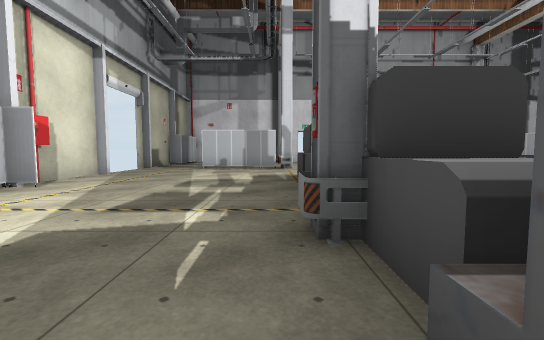
[1] (above)

22 first-person views from a walk through a 3-D level made in the Unity game engine. The camera is 1.2 m above the floor, tilts 4° down and sees 90° across. Doors are open. The floor is counted in squares, 2 m on a side. Each view is taken from the middle of a square. On the plan, view 1 faces up. The plan holds only what a view shows up to about 9 squares ahead; the rest is blank. Some animated figures are not drawn. Some surface patterns are stand-ins.

[2]
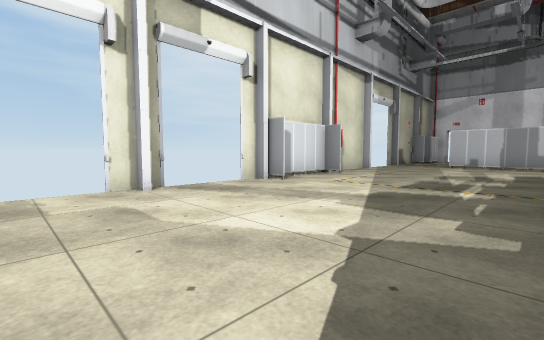

[3]
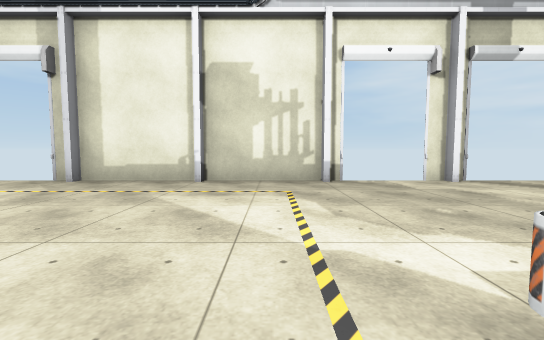

[4]
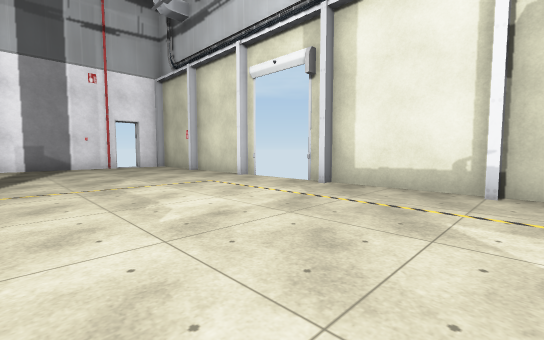

[5]
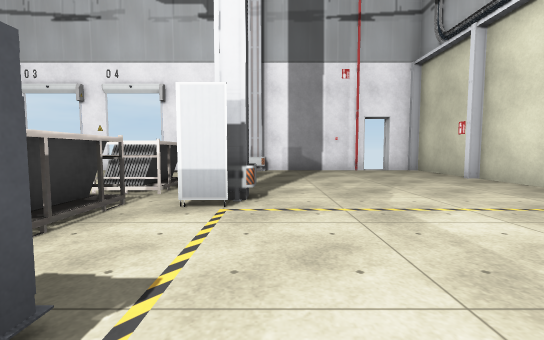

[6]
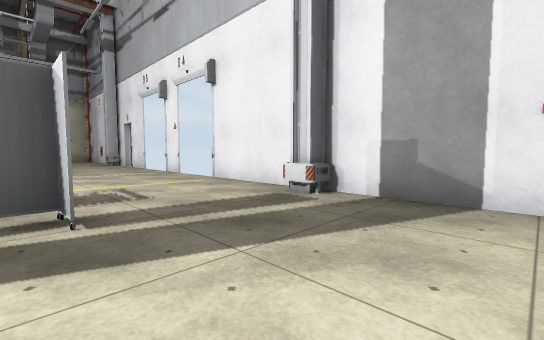

[7]
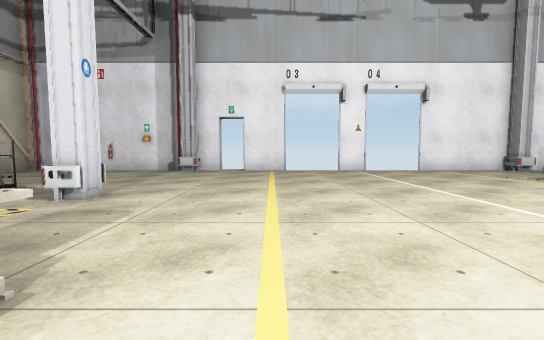

[8]
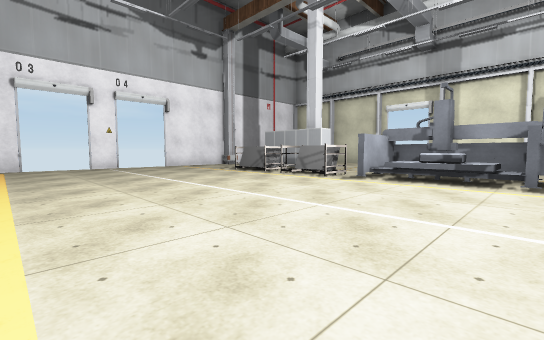

[9]
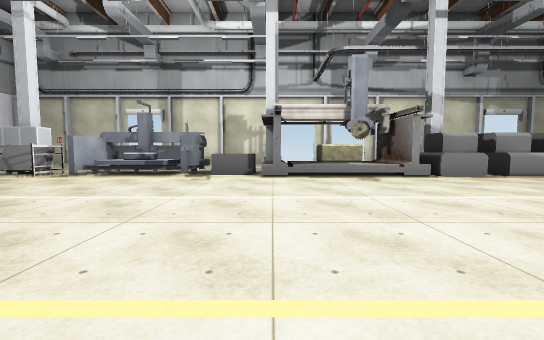

[10]
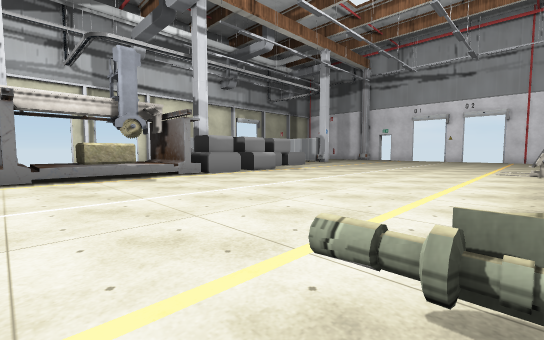

[11]
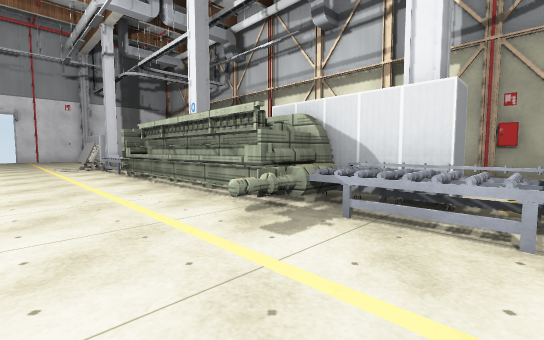

[12]
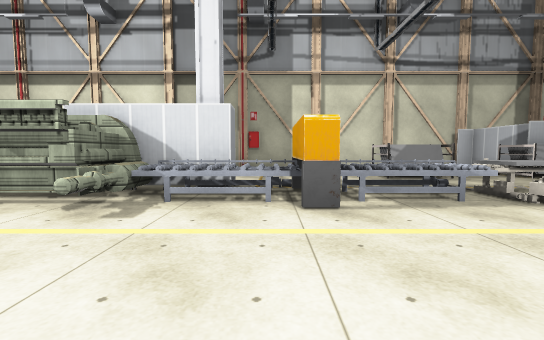

[13]
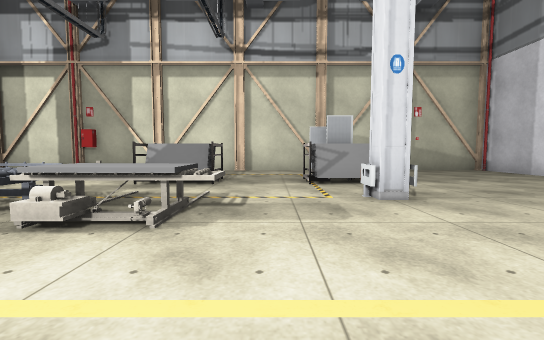

[14]
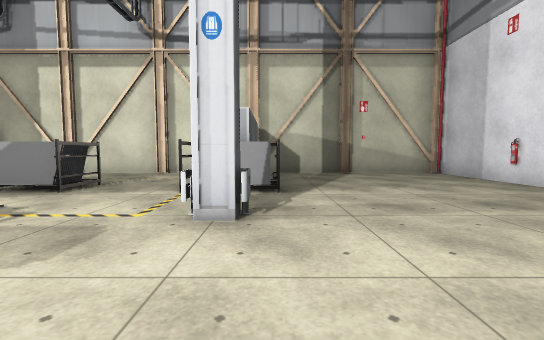

[15]
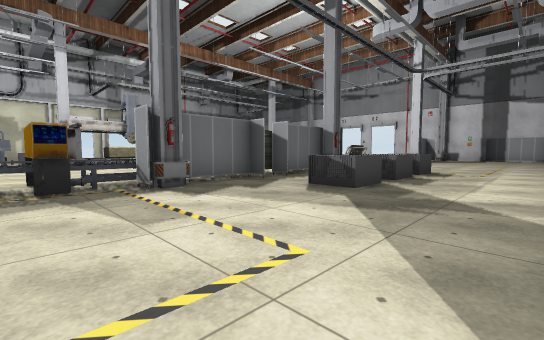

[16]
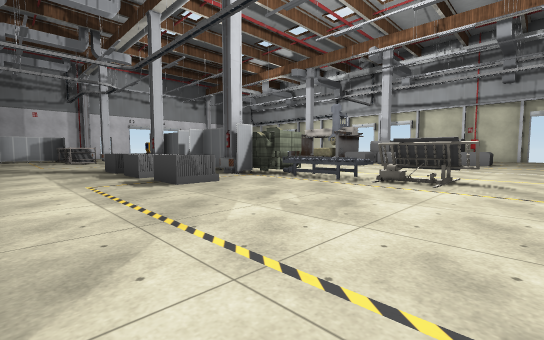

[17]
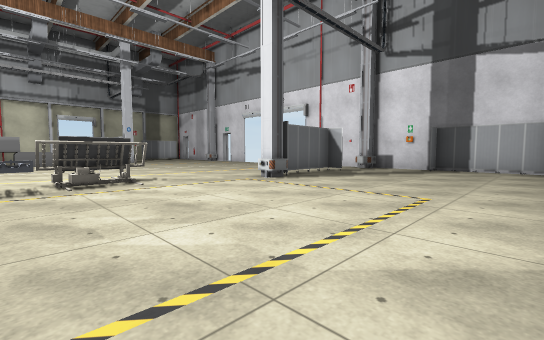

[18]
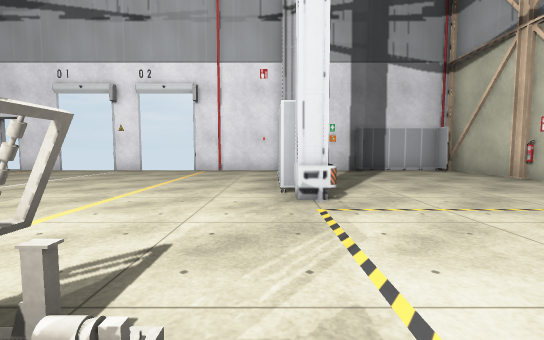

[19]
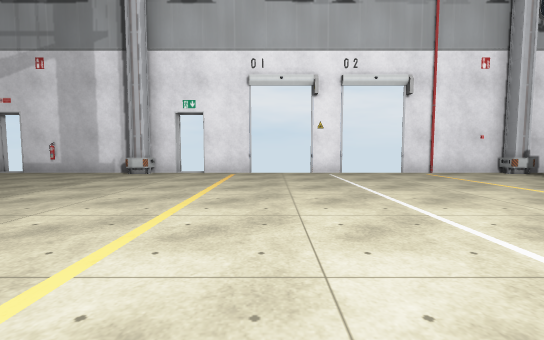

[20]
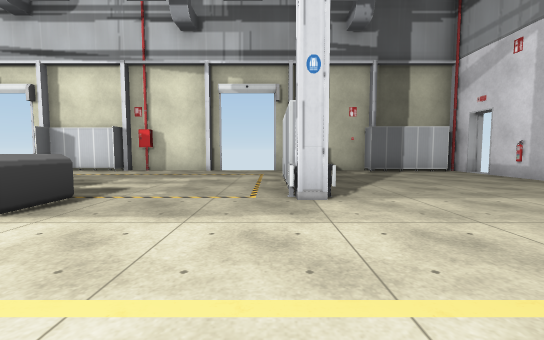

[21]
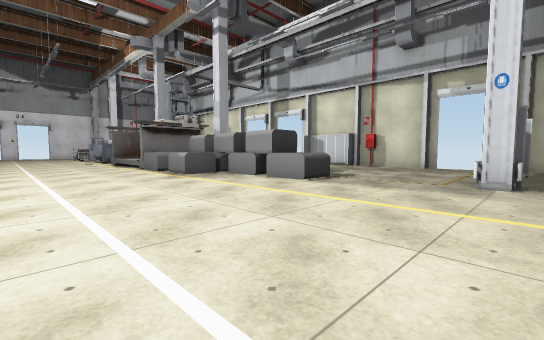

[22]
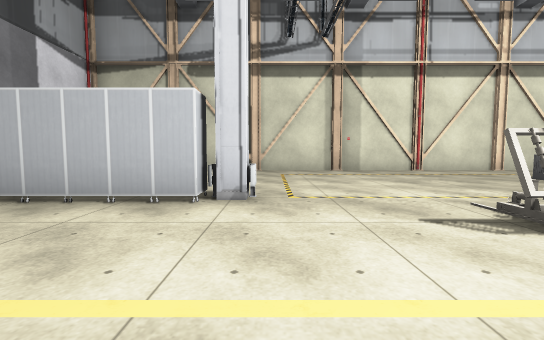

### Floor plan
Key: @ floor where view 1 was taken; # wall or solid block; . main floor; : floor 0.5 m higher than the main floor; / step, stairs or slope; D open door; ^ raised ledge; E fire extinguisher; O other object.
Columns run from 5 left of view 1 to 16 right of it. Each row starts with its distance up from view 1.
 15  #D####D#DDDD########
 14  #.O.#...DDDD..#..#.##
 13  #...................#
 12 ##.............#....O#
 11 #..............#.....#
 10 #..............#.....#
  9 DD.###...............#
  8 DD...................#
  7 #.............O......#
  6 #.....^.......O......#
  5 #.....#.......OO.....#
  4 ##....#........O.....#
  3 #.....#^......##.O...#
  2 ##....#^......##.....#
  1 DD....OO......##.O...#
  0 DD...@ /......##.O...#
 -1 DD....O:......##.O...#
 -2 DD.... :......##.....#
 -3 #.....OO.......O.....#
 -4 #......O......OO.....#
 -5 #.....OOO......O.....#
 -6 #.....OO.......O..  .#
 -7 #.....OO.......O.OO..#
 -8 #.....OO.......O.....#
 -9 DD.....O.............#
-10 DD....##.........OO.##
-11 #.....#O.........#O###
-12 #.....##.............#
-13 #....................#
-14 #....................#
-15 #....#...DDDD..#..E..#
-16 ##D######DDDD#D#######

Where each view was taken, in squares from view 1:
view 1: 0 up, 0 right, facing up
view 2: 2 down, 0 right, facing up-left
view 3: 4 down, 1 right, facing left
view 4: 5 down, 0 right, facing down-left
view 5: 7 down, 0 right, facing down
view 6: 12 down, 2 left, facing down-right
view 7: 7 down, 8 right, facing down
view 8: 5 down, 8 right, facing down-left
view 9: 3 down, 9 right, facing left
view 10: 3 down, 9 right, facing up-left
view 11: 4 down, 7 right, facing up-right
view 12: 4 down, 6 right, facing right
view 13: 9 down, 7 right, facing right
view 14: 11 down, 8 right, facing right
view 15: 5 down, 15 right, facing up-left
view 16: 8 up, 15 right, facing down-left
view 17: 5 up, 15 right, facing up-left
view 18: 6 up, 10 right, facing up
view 19: 7 up, 4 right, facing up
view 20: 9 up, 4 right, facing left
view 21: 10 up, 6 right, facing down-left
view 22: 9 up, 7 right, facing right
